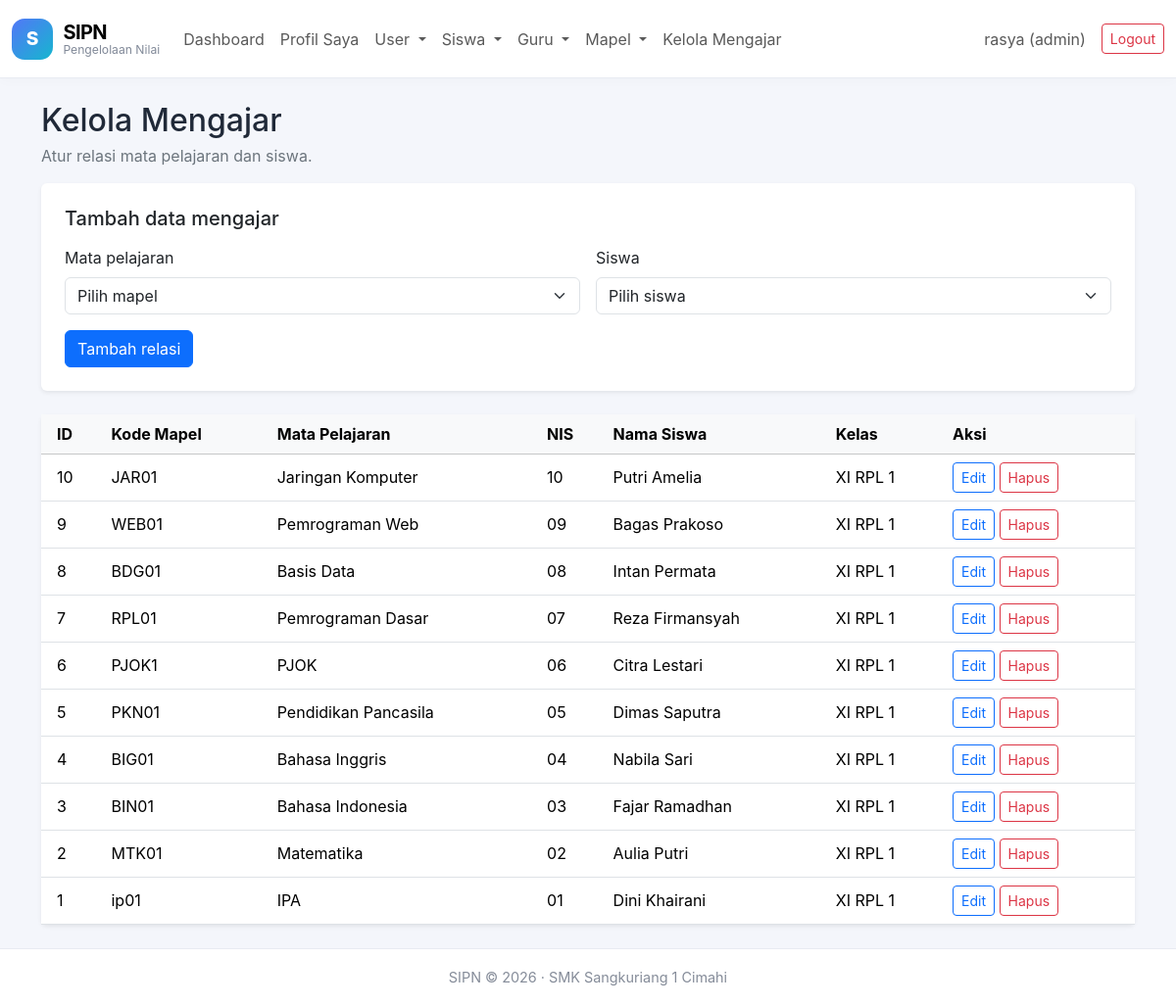
The app's page /mengajar.php (signed in) with its own data.
### tables this page shows
CREATE TABLE `mengajar` (
  `id` int(11) NOT NULL,
  `mapel_id` int(11) NOT NULL,
  `siswa_id` int(11) NOT NULL
);

CREATE TABLE `mapel` (
  `id` int(11) NOT NULL,
  `kode_mapel` varchar(10) NOT NULL,
  `nama_mapel` varchar(100) NOT NULL,
  `guru_id` int(11) DEFAULT NULL
);

CREATE TABLE `siswa` (
  `id` int(11) NOT NULL,
  `nis` varchar(10) NOT NULL,
  `nama` varchar(100) NOT NULL,
  `kelas` varchar(10) NOT NULL,
  `jenis_kelamin` enum('L','P') NOT NULL,
  `user_id` int(11) NOT NULL
);

### koneksi.php (called while the page is built, shortened)
<?php
function e($teks)
{
    return htmlspecialchars((string)$teks, ENT_QUOTES, 'UTF-8');
}
function siapkan($koneksi, $sql, $types = "", ...$params)
{
    $stmt = mysqli_prepare($koneksi, $sql);
    if (!mysqli_stmt_execute($stmt)) {
        mysqli_stmt_close($stmt);
        return false;
    }
    return $stmt;
}
function ambil_semua($koneksi, $sql, $types = "", ...$params)
{
    $stmt = siapkan($koneksi, $sql, $types, ...$params);
    $hasil = mysqli_stmt_get_result($stmt);
    $data = $hasil ? mysqli_fetch_all($hasil, MYSQLI_ASSOC) : [];
    return $data;
}
?>

### mengajar.php (the view, shortened to what this page needs)
<?php
require_once 'koneksi.php';
$edit_id = (int)($_GET['edit'] ?? 0);
$edit_data = $edit_id ? ambil_satu($koneksi, 'SELECT id, mapel_id, siswa_id FROM mengajar WHERE id = ?', 'i', $edit_id) : null;
$data = ambil_semua($koneksi, 'SELECT m.id, m.mapel_id, m.siswa_id, mp.kode_mapel, mp.nama_mapel, s.nis, s.nama AS nama_siswa, s.kelas FROM mengajar m JOIN mapel mp ON mp.id=m.mapel_id JOIN siswa s ON s.id=m.siswa_id ORDER BY m.id DESC');
require 'navbar.php';
?>
<main class="container py-4">
    <div class="d-flex flex-wrap justify-content-between align-items-center gap-2 mb-3">
        <div><h1 class="h2 mb-1">Kelola Mengajar</h1><p class="text-secondary mb-0">Atur relasi mata pelajaran dan siswa.</p></div>
    </div>
    <div class="card border-0 shadow-sm mb-4"><div class="card-body p-4">
        <h2 class="h5 mb-3"><?= $edit_data ? 'Edit data mengajar' : 'Tambah data mengajar' ?></h2>
        <form method="post" class="row g-3">
            <div class="col-md-6"><label for="mapel_id" class="form-label">Mata pelajaran</label><select class="form-select" id="mapel_id" name="mapel_id" required><option value="">Pilih mapel</option></select></div>
            <div class="col-md-6"><label for="siswa_id" class="form-label">Siswa</label><select class="form-select" id="siswa_id" name="siswa_id" required><option value="">Pilih siswa</option></select></div>
            <div class="col-12"><button class="btn btn-primary" type="submit"><?= $edit_data ? 'Simpan perubahan' : 'Tambah relasi' ?></button></div>
        </form>
    </div></div>
    <div class="card border-0 shadow-sm"><div class="card-body p-0"><div class="table-responsive"><table class="table table-hover align-middle mb-0"><thead class="table-light"><tr><th class="ps-3">ID</th><th>Kode Mapel</th><th>Mata Pelajaran</th><th>NIS</th><th>Nama Siswa</th><th>Kelas</th><th>Aksi</th></tr></thead><tbody>
    <?php foreach ($data as $d): ?><tr><td class="ps-3"><?= (int)$d['id'] ?></td><td><?= e($d['kode_mapel']) ?></td><td><?= e($d['nama_mapel']) ?></td><td><?= e($d['nis']) ?></td><td><?= e($d['nama_siswa']) ?></td><td><?= e($d['kelas']) ?></td><td><a class="btn btn-sm btn-outline-primary" href="mengajar.php?edit=<?= (int)$d['id'] ?>">Edit</a> <form method="post" class="d-inline" onsubmit="return confirm('Hapus relasi mengajar ini?')"><input type="hidden" name="aksi" value="hapus"><input type="hidden" name="id" value="<?= (int)$d['id'] ?>"><button class="btn btn-sm btn-outline-danger" type="submit">Hapus</button></form></td></tr><?php endforeach; ?>
    </tbody></table></div></div></div>
</main>
<?php require 'footer.php'; ?>

### sipn.css (style rules this page uses)
:root { --sipn-bg:#f4f6fb;--sipn-ink:#202938;--sipn-muted:#7c8492;--sipn-border:#e8ebf2;--sipn-shadow:0 5px 18px rgba(30,41,59,.055) }
body { background:var(--sipn-bg);color:var(--sipn-ink);font-family:Inter,ui-sans-serif,system-ui,-apple-system,"Segoe UI",sans-serif }

### records on screen
mengajar: id "10", mapel.kode_mapel "JAR01", mapel.nama_mapel "Jaringan Komputer", siswa.nis "10", siswa.nama "Putri Amelia", siswa.kelas "XI RPL 1"
mengajar: id "9", mapel.kode_mapel "WEB01", mapel.nama_mapel "Pemrograman Web", siswa.nis "09", siswa.nama "Bagas Prakoso", siswa.kelas "XI RPL 1"
mengajar: id "8", mapel.kode_mapel "BDG01", mapel.nama_mapel "Basis Data", siswa.nis "08", siswa.nama "Intan Permata", siswa.kelas "XI RPL 1"
mengajar: id "7", mapel.kode_mapel "RPL01", mapel.nama_mapel "Pemrograman Dasar", siswa.nis "07", siswa.nama "Reza Firmansyah", siswa.kelas "XI RPL 1"
mengajar: id "6", mapel.kode_mapel "PJOK1", mapel.nama_mapel "PJOK", siswa.nis "06", siswa.nama "Citra Lestari", siswa.kelas "XI RPL 1"
mengajar: id "5", mapel.kode_mapel "PKN01", mapel.nama_mapel "Pendidikan Pancasila", siswa.nis "05", siswa.nama "Dimas Saputra", siswa.kelas "XI RPL 1"
mengajar: id "4", mapel.kode_mapel "BIG01", mapel.nama_mapel "Bahasa Inggris", siswa.nis "04", siswa.nama "Nabila Sari", siswa.kelas "XI RPL 1"
mengajar: id "3", mapel.kode_mapel "BIN01", mapel.nama_mapel "Bahasa Indonesia", siswa.nis "03", siswa.nama "Fajar Ramadhan", siswa.kelas "XI RPL 1"
mengajar: id "2", mapel.kode_mapel "MTK01", mapel.nama_mapel "Matematika", siswa.nis "02", siswa.nama "Aulia Putri", siswa.kelas "XI RPL 1"
mengajar: id "1", mapel.kode_mapel "ip01", mapel.nama_mapel "IPA", siswa.nis "01", siswa.nama "Dini Khairani", siswa.kelas "XI RPL 1"

### other values on screen
$nama_nav "rasya"
$role_nav "admin"
